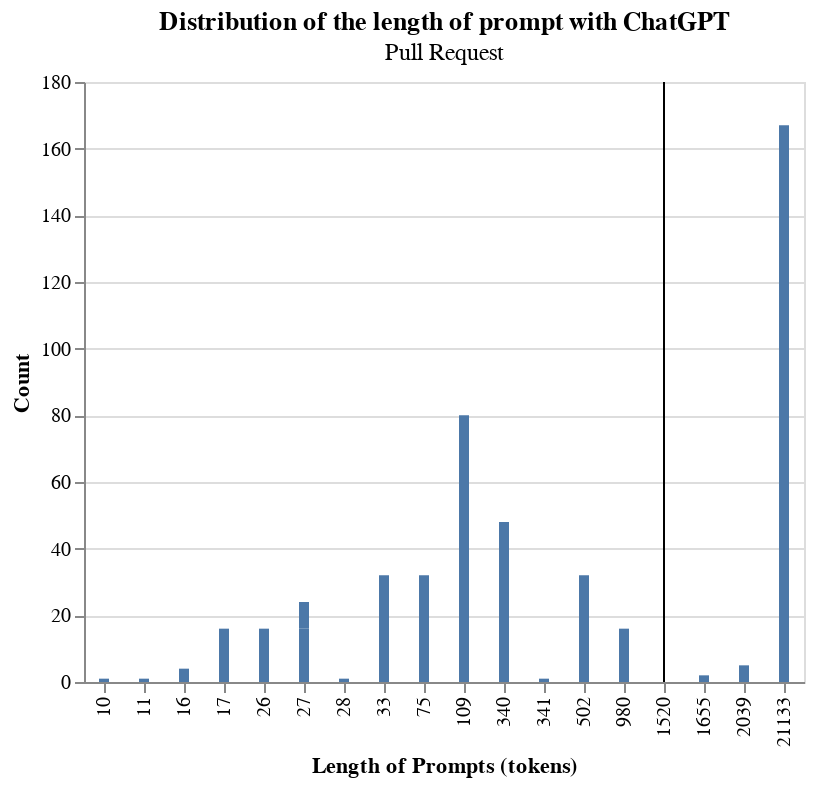

The code cell stored with this chart in its notebook:
### Code cell
# Checking histogarm
inter_bar = alt.Chart(df_url_prompt).mark_bar(size=5).encode(
    x=alt.X(
        "mean:N",
        title="Length of Prompts (tokens)",
    ),
    y=alt.Y("count", title="Count"),
).properties(
    title={
        "text": "Distribution of the length of prompt with ChatGPT",
        "subtitle": "Pull Request"
    }
)

rule = alt.Chart(df_url_prompt).mark_rule().encode(
    x=alt.X(
        'mean:N',
        aggregate="mean",
        type='nominal',
        axis=alt.Axis(format="2d")
    ),
)

alt.layer(inter_bar, rule)

### Figure 1 — Vega-Lite specification as saved in the notebook (floating-point values rounded to 4 significant figures)
{"config": {"view": {"continuousWidth": 300, "continuousHeight": 300}}, "layer": [{"mark": {"type": "bar", "size": 5}, "encoding": {"x": {"field": "mean", "title": "Length of Prompts (tokens)", "type": "nominal"}, "y": {"field": "count", "title": "Count", "type": "quantitative"}}, "title": {"text": "Distribution of the length of prompt with ChatGPT", "subtitle": "Pull Request"}}, {"mark": {"type": "rule"}, "encoding": {"x": {"aggregate": "mean", "axis": {"format": "2d"}, "field": "mean", "type": "nominal"}}}], "data": {"name": "data-1389d7f12d05b94293fc357d498b1391"}, "$schema": "https://vega.github.io/schema/vega-lite/v5.20.1.json", "datasets": {"data-1389d7f12d05b94293fc357d498b1391": [{"URL_pr": "https://github.com/Email-Generation/email_generation/pull/2", "mean": 21130.0, "count": 167}, {"URL_pr": "https://github.com/Hochfrequenz/kohlrahbi/pull/158", "mean": 17.0, "count": 16}, {"URL_pr": "https://github.com/RND247/Pype-Synthetic-Data-for-Testing/pull/16", "mean": 33.0, "count": 32}, {"URL_pr": "https://github.com/aiplanethub/genai-stack/pull/21", "mean": 11.0, "count": 1}, {"URL_pr": "https://github.com/app-sre/qontract-reconcile/pull/3630", "mean": 109.0, "count": 80}, {"URL_pr": "https://github.com/bancaditalia/black-it/pull/58", "mean": 341.0, "count": 1}, {"URL_pr": "https://github.com/bbelderbos/htmx-demo/pull/2", "mean": 340.0, "count": 48}, {"URL_pr": "https://github.com/chitalian/gptask/pull/2", "mean": 980.0, "count": 16}, {"URL_pr": "https://github.com/comfyanonymous/ComfyUI/pull/1115", "mean": 28.0, "count": 1}, {"URL_pr": "https://github.com/jefftriplett/frontmatter-cli/pull/6", "mean": 502.0, "count": 32}, {"URL_pr": "https://github.com/livingbio/gpt-fn/pull/4", "mean": 75.0, "count": 32}, {"URL_pr": "https://github.com/metaphorsystems/metaphor-python/pull/5", "mean": 1655.0, "count": 2}, {"URL_pr": "https://github.com/microsoft/visionmetrics/pull/42", "mean": 10.0, "count": 1}, {"URL_pr": "https://github.com/monarch-initiative/oai-monarch-plugin/pull/39", "mean": 27.0, "count": 16}, {"URL_pr": "https://github.com/paul-gauthier/aider/pull/119", "mean": 15.5, "count": 4}, {"URL_pr": "https://github.com/roslinmahmud/easy-hire-backend/pull/11", "mean": 26.0, "count": 16}, {"URL_pr": "https://github.com/tinygrad/tinygrad/pull/1661", "mean": 2039.0, "count": 5}, {"URL_pr": "https://github.com/wafflestudio/wacruit-server/pull/26", "mean": 27.0, "count": 8}]}}
